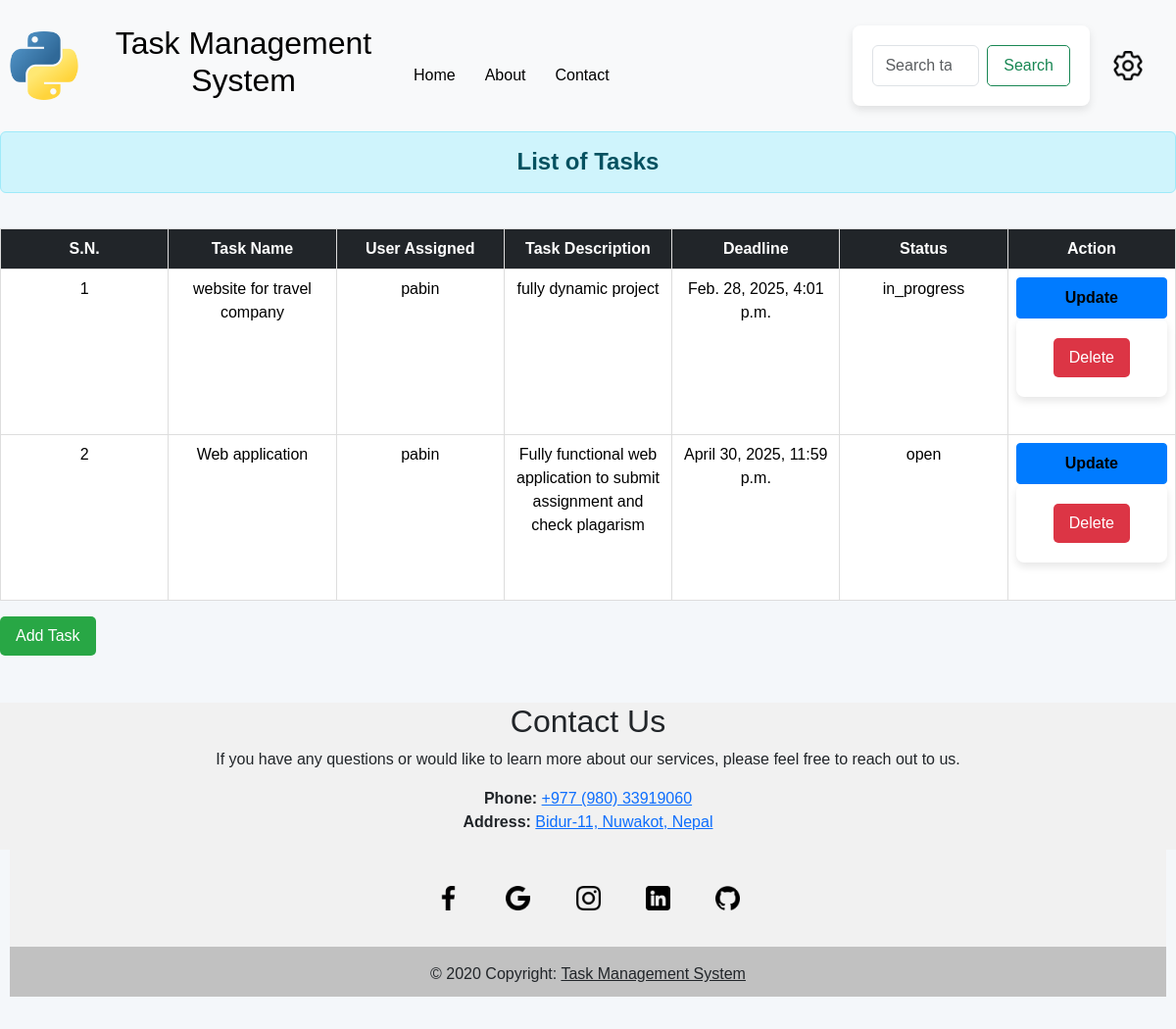
Screenshot of / (signed in) with the database file from the repository.
### taskApp/models.py (models this page shows, shortened)
class Task(models.Model):
    STATUS_CHOICES = [
        ('in_progress', 'In Progress'),
        ('completed', 'Completed'),
        ('open', 'Open'),
    ]
    name = models.CharField(max_length=50)
    user = models.ForeignKey(User, on_delete=models.CASCADE, limit_choices_to={'is_staff': False})
    status = models.CharField(max_length=15, choices=STATUS_CHOICES, default='in_progress')
    deadline = models.DateTimeField(default=now)
    addedby = models.ForeignKey(User, related_name="added_tasks", on_delete=models.CASCADE)
    description = models.TextField(null=True, blank=True)  # Add description field

### taskApp/views.py (the view)
# urls.py: path('',task_list,name='tasklist'),
@login_required(login_url='loginpage')
def task_list(request):
    if request.user.is_staff:
        tasks = Task.objects.all()
    else:
        tasks = Task.objects.filter(user=request.user)
    return render(request, 'home.html', {'tasks': tasks})

### taskApp/templates/home.html (shortened to what this page needs)
{% extends 'base.html' %}
{% load static %}
{% block content %}
<h1 class="text-center alert alert-info">List of Tasks</h1>
{% if tasks %}
<div class="table-responsive">
    <table class="table table-hover" border="1">
        <thead class="table table-dark">
            <th>S.N.</th>
            <th>Task Name</th>
            <th>User Assigned</th>
            <th>Task Description</th>
            <th>Deadline</th>
            <th>Status</th>
            <th>Action</th>
        </thead>
        <tbody>
        {% for i in tasks %}
        <tr>
            <td>{{ forloop.counter }}</td>
            <td>{{ i.name }}</td>
            <td>{{ i.user }}</td>
            <td>{{ i.description }}</td>
            <td>{{ i.deadline }}</td>
            <td>{{ i.status }}</td>
            <td>
                <a class="btn btn-primary btn-sm" href="{% url 'updatetask' i.id %}">Update</a>
                <form action="{% url 'deletetask' i.id %}" method="POST">
                    <input class="btn btn-danger btn-sm" type="submit" value="Delete">
                </form>
            </td>
        </tr>
        {% endfor %}
        </tbody>
    </table>
</div>
{% else %}
    <h3 class="text-center">No Data Found</h3>
{% endif %}
<div class="form-group">
    <a href="{% url 'addtask' %}">
        <button class="btn btn-success">Add Task</button>
    </a>
</div>
{% endblock content %}

### taskApp/templates/base.html (shortened to what this page needs)
<!DOCTYPE html>
{% load static %}
<html>
  <head>
    <link href="https://cdn.jsdelivr.net/npm/bootstrap@5.3.3/dist/css/bootstrap.min.css" rel="stylesheet">
    <link href="{% static 'css/bootstrap.min.css' %}" rel="stylesheet">
    <link rel="stylesheet" href="{% static 'css/base.css' %}">
  </head>
  <body>
  <nav class="navbar navbar-expand-lg bg-body-tertiary">
  <div class="container-fluid">
      <a class="navbar-brand" href="{% url 'tasklist' %}">
        <img style="height:70px" src="{% static 'images/python.png' %}" alt="">
      </a>
    <div class="col-3">
      <h2 class="task-text">Task Management System</h2>
    </div>
    <div class="collapse navbar-collapse mx-3" id="navbarSupportedContent">
      <ul class="navbar-nav me-auto mb-2 mb-lg-0 col-7">
        <li class="nav-item">
          <a class="nav-link active" aria-current="page" href="{% url 'tasklist' %}">Home</a>
        </li>
        <li class="nav-item">
          <a class="nav-link active" href="{% url 'aboutus' %}">About</a>
        </li>
        <li class="nav-item">
          <a class="nav-link active" href="#contact">Contact</a>
        </li>
      </ul>
      {% if request.user.is_authenticated %}
      <form class="search-text d-flex m-3" role="search" action="{% url 'search_tasks' %}">
        <input class="form-control me-2" type="search" placeholder="Search tasks..." name="search_task" aria-label="Search">
        <button class="btn btn-outline-success" type="submit">Search</button>
      </form>
      <div class="m-2">
        <a href="#" id="setting-icon" data-bs-toggle="modal" data-bs-target="#settingModal">
          <img class="small-icon" style="width: 30px; height: 30px; object-fit: contain;" src="{% static 'images/setting.png' %}" alt="Setting icon">
        </a>
      </div>
      {% endif %}
    </div>
  </div>
</nav>
    {% block content %}
    {% endblock content %}
  </body>
 <div class="container-fluid my-5" id="contact">
  <div class="row mt-4 text-center" style="background-color: #f1f1f1;">
    <div class="col-md-12">
      <h2>Contact Us</h2>
      <p>
        If you have any questions or would like to learn more about our services, please feel free to reach out to us.
      </p>
      <p>
        <strong>Phone:</strong> <a href="tel:+9863476411">+977 (980) 33919060</a><br>
        <strong>Address:</strong>
        <a href="https://www.google.com/maps/place/Bidur-11,+Ward+Office/@27.9463833,85.1899789,16.43z/data=!4m6!3m5!1s0x39eadd2f0d615c13:0xb2dc9fa95d8738b6!8m2!3d27.9480599!4d85.1972982!16s%2Fg%2F11mbq9yw4r?entry=ttu&g_ep=EgoyMDI0MTIxMS4wIKXMDSoASAFQAw%3D%3D" target="_blank">Bidur-11, Nuwakot, Nepal</a>
      </p>
    </div>
  </div>
  <footer class="text-center text-white" style="background-color: #f1f1f1; margin-bottom: 0;">
    <div class="container pt-4">
      <section class="mb-4">
        <a
          class="btn btn-link btn-floating btn-lg text-dark m-1"
          href="https://www.facebook.com"
          role="button" target="blank"
          data-mdb-ripple-color="dark"
          ><img src="{% static 'images/facebook.png' %}" style="height:25px" alt=""></a>
        <a
          class="btn btn-link btn-floating btn-lg text-dark m-1"
          href="mailto:jghimire660@gmail.com"
          role="button" target="blank"
          data-mdb-ripple-color="dark"
          ><img src="{% static 'images/google.png' %}" style="height:25px" alt=""></a>
        <a
          class="btn btn-link btn-floating btn-lg text-dark m-1"
          href="https://www.instagram.com/jagdish.660/"
          role="button" target="blank"
          data-mdb-ripple-color="dark"
          ><img src="{% static 'images/instagram.png' %}" style="height:25px" alt=""></a>
        <a
          class="btn btn-link btn-floating btn-lg text-dark m-1"
          href="https://www.linkedin.com/in/jagdish660/"
          role="button" target="blank"
          data-mdb-ripple-color="dark"
          ><img src="{% static 'images/linkedin.png' %}" style="height:25px" alt=""></a>
        <a
          class="btn btn-link btn-floating btn-lg text-dark m-1"
          href="https://www.github.com/jagdish660"
          role="button" target="blank"
          data-mdb-ripple-color="dark"
          ><img src="{% static 'images/github.png' %}" style="height:25px" alt=""></a>
      </section>
    </div>
    <div class="text-center text-dark p-3" style="background-color: rgba(0, 0, 0, 0.2);">
      © 2020 Copyright:
      <a class="text-dark" href="#">Task Management System</a>
    </div>
  </footer>
</div>
</html>

### taskApp/static/css/base.css (style rules this page uses)
body { font-family: Arial, sans-serif; margin: 0; padding: 0; background-color: #f4f7fa; }
.container-fluid { padding-left: 10px; padding-right: 10px; }
.navbar { background-color: #343a40; color: #fff; padding: 10px 0; }
.navbar-brand img { height: 50px; }
.navbar-nav .nav-item .nav-link { padding: 10px 15px; }
.task-text { color:black; text-align:center; padding-left: 10px; }
.search-text { background-color: #fff; }
.btn-primary { background-color: #007bff; border-color: #007bff; }
h1 { font-size: 1.5rem; font-weight: 700; color: #333; text-align: center; margin-bottom: 20px; }
form { background-color: #fff; padding: 20px; border-radius: 8px; box-shadow: 0 4px 8px rgba(0, 0, 0, 0.1); margin-bottom: 30px; }
table { width: 100%; border-collapse: collapse; margin-top: 20px; }
table th, table td { padding: 10px; text-align: center; border: 1px solid #ddd; }
table th { background-color: #343a40; color: #fff; }
table td { background-color: #f9f9f9; }
.btn { border-radius: 5px; padding: 8px 16px; font-size: 1rem; cursor: pointer; }
.btn-success { background-color: #28a745; color: white; border: none; }
.btn-danger { background-color: #dc3545; color: white; border: none; }
ul { list-style-type: none; padding: 0; margin: 20px 0; }
ul li { margin: 10px 0; }
.table a { text-decoration: none; font-weight: bold; color: #000000; display: block; padding: 8px; border-radius: 4px; transition: background-color 0.3s ease; }
.small-icon { width: 30px; height: 30px; object-fit: contain; }
.form-group { margin-bottom: 15px; }
.btn-link { text-decoration: none; color: #007bff; }
table { width: 100%; border-collapse: collapse; margin-top: 20px; table-layout: fixed; overflow-x: auto; }
table th, table td { padding: 8px; text-align: center; border: 1px solid #ddd; word-wrap: break-word; overflow: hidden; text-overflow: ellipsis; }

### taskApp/templates/base.html (style rules this page uses)
html, body { margin: 0; padding: 0; min-height: 100%; }

### rows the page displays
Task: name "website for travel company", user "pabin", description "fully dynamic project", deadline "Feb. 28, 2025, 4:01 p.m.", status "in_progress"
Task: name "Web application", user "pabin", description "Fully functional web application to submit assignment and check plagarism", deadline "April 30, 2025, 11:59 p.m.", status "open"
